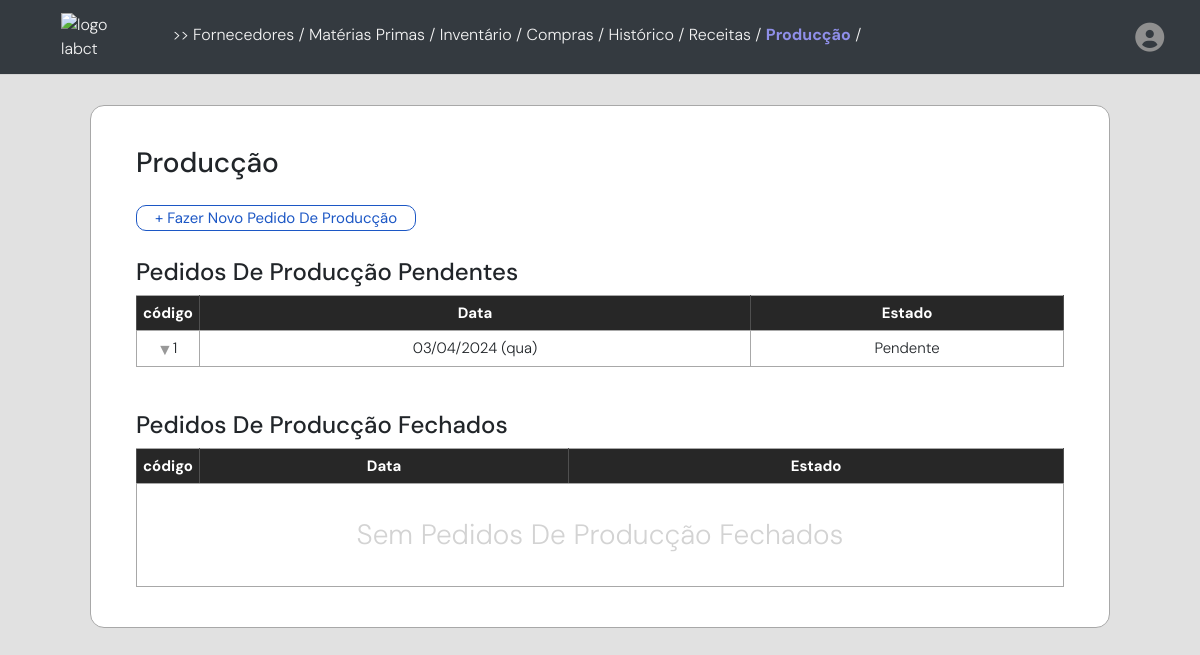
/produccao (signed in), run on the app's committed database.
### models/produc_model.py (models this page shows)
class Produc(db.Model):
    __tablename__ = "produc"
    __table_args__ = {"extend_existing": True}
    id_pdc = db.Column(db.Integer, primary_key=True, autoincrement=True)
    data_pdc = db.Column(db.DateTime, default=datetime.now(timezone.utc))
    estado_pdc = db.Column(db.Enum('Pendente', 'Fechado'))
    user_id = db.Column(db.Integer, db.ForeignKey('usuarios.id'), nullable=False)
    usuarios = db.relationship("Usuarios", back_populates="produc")
    producdados = db.relationship("ProducDados", back_populates="produc")

### app.py (the view)
@app.route('/produccao', methods=['GET', 'POST'])
def produccao():
    receitas = Receitas.query.filter_by(user_id=current_user.id).all()
    receitas_schema = ReceitasSchema(many=True)
    serialized_data_rct = receitas_schema.dump(receitas)
    produc = Produc.query.filter_by(user_id=current_user.id).all()
    produc_schema = ProducSchema(many=True)
    producdados = ProducDados.query.filter_by(user_id=current_user.id).all()
    producdados_schema = ProducDadosSchema(many=True)
    produc_pendente = [pdc for pdc in produc if pdc.estado_pdc == "Pendente"]
    produc_fechado = [pdc for pdc in produc if pdc.estado_pdc == "Fechado"]
    serialized_data_produc_pendente = produc_schema.dump(produc_pendente)
    serialized_data_produc_fechado = produc_schema.dump(produc_fechado)
    serialized_data_produc_dados = producdados_schema.dump(producdados)
    return render_template('produccao.html',
                           receitas=serialized_data_rct,
                           producPendente=serialized_data_produc_pendente,
                           producFechado=serialized_data_produc_fechado,
                           producDados=serialized_data_produc_dados)

### app.py (called while the page is built)
@login_manager.user_loader
def user_loader(user_id):
    return Usuarios.query.get(int(user_id))

def datetimeformat2(value):
    if isinstance(value, str):
        value = datetime.strptime(value, '%Y-%m-%dT%H:%M:%S.%f')
    formatted_date = value.strftime("%d/%m/%Y")
    day_of_week = DAYS_PT[value.weekday()]  # Get the day of the week in Portuguese
    return f"{formatted_date} ({day_of_week})"

### templates/produccao.html (shortened to what this page needs)
{% extends "base.html" %}
{% block content %}
<body>
    <div class="container">
        <div class="tabela">
            <h3 style="margin-bottom: 25px;"> Producção </h3>
            <button id="expandBtn" class="btn-cadastrar"> + Fazer Novo Pedido De Producção</button>
            <div class="listaPedidos" style="margin-top: 12px;">
                <h4> Pedidos De Producção Pendentes</h4>
                <table  id="myTable" class="fold-table parent-table">
                    <thead>
                        <tr>
                            <th style="width: 5%;">código</th>
                            <th>Data</th>
                            <th>Estado</th>
                        </tr>
                    </thead>
                    <tbody>
                        {% for produc in producPendente %}
                        <tr class="view">
                            <td>{{ produc.id_pdc }}</td>
                            <td>{{ produc.data_pdc | datetimeformat2 }}</td>
                            <td>{{ produc.estado_pdc }}</td>
                        </tr>
                        {% endfor %}
                    </tbody>
                </table>
            </div>
            <div class="listaPedidos" style="margin-top: 44px;">
                <h4> Pedidos De Producção Fechados</h4>
                <table>
                    <thead>
                        <tr>
                            <th style="width: 5%;">código</th>
                            <th>Data</th>
                            <th>Estado</th>
                        </tr>
                    </thead>
                    <tbody>
                        {% if not producFechado %}
                        <tr class="semCompras">
                            <td colspan="3">
                                <h3 style="font-weight: 300; color: lightgray; margin-block: 28px;">Sem Pedidos De
                                    Producção
                                    Fechados</h3>
                            </td>
                        </tr>
                        {% endif %}
                    </tbody>
                </table>
            </div>
        </div>
    </div>
</body>
{% endblock %}

### static/styles.css (style rules this page uses)
body { background-color: rgb(225, 225, 225); margin: 0; font-family: "DM Sans", sans-serif; font-optical-sizing: auto; font-weight: 300; font-style: normal; }
.container { margin-top: 18px !important; max-width: 65%; display: flex; flex-direction: column; }
.forma, .tabela { background-color: white; padding: 40px 45px 40px 45px; -webkit-border-radius: 14px; -moz-border-radius: 14px; border-radius: 14px; border: 0.5px solid #a8a8a8; }
.tabela { font-size: 15px; }
@media only screen and (max-width: 1600px) { .container { margin-top: 25px; display: flex; flex-direction: column; min-width: 100vw; } }
@media only screen and (max-width: 1600px) { .forma, .tabela { margin-inline: 75px; margin-block: 12px; } }
table { border-collapse: collapse; width: 100%; -webkit-user-select: none; -moz-user-select: none; -ms-user-select: none; user-select: none; }
table td, table th { border: 1px solid #a8a8a8; }
table th { background-color: rgb(39, 39, 39); ; color: white; padding-block: 10px; text-align: center; vertical-align: middle; padding-inline: 10px; border-right: 1px solid #4f4f4f; border-left: 1px solid #4f4f4f; }
table td { padding-block: 6px; text-align: center; vertical-align: middle; }
.btn-cadastrar { margin-bottom: 5px; padding-inline: 18px; border: 1px solid rgb(28, 87, 197); border-radius: 10px; background-color: white; transition: background-color 0.6s ease; transition: color 0.1s ease; color: rgb(28, 87, 197); }

### templates/produccao.html (style rules this page uses)
table { width: 100%; }
table th, table td { padding: 0.4em; }
table.fold-table>tbody>tr.view td, table.fold-table>tbody>tr.view th { cursor: default; }
table.fold-table>tbody>tr.view td:first-child, table.fold-table>tbody>tr.view th:first-child { position: relative; padding-left: 20px; }
table.fold-table>tbody>tr.view td:first-child:before, table.fold-table>tbody>tr.view th:first-child:before { position: absolute; top: 50%; left: 20px; width: 9px; height: 16px; margin-top: -8px; font: 16px fontawesome; color: #999; content: "▼"; transition: all 0.3s ease; }

### data on the page
Produc: id_pdc "1", data_pdc "03/04/2024 (qua)", estado_pdc "Pendente"
